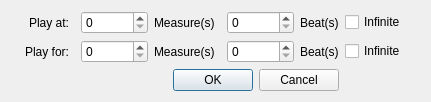
<?xml version="1.0" encoding="UTF-8"?>
<ui version="4.0">
 <class>AutoPilotSettingsDialog</class>
 <widget class="QDialog" name="AutoPilotSettingsDialog">
  <property name="enabled">
   <bool>true</bool>
  </property>
  <property name="geometry">
   <rect>
    <x>0</x>
    <y>0</y>
    <width>431</width>
    <height>97</height>
   </rect>
  </property>
  <property name="sizePolicy">
   <sizepolicy hsizetype="Preferred" vsizetype="Preferred">
    <horstretch>0</horstretch>
    <verstretch>0</verstretch>
   </sizepolicy>
  </property>
  <property name="windowTitle">
   <string>Dialog</string>
  </property>
  <layout class="QGridLayout" name="gridLayout">
   <item row="2" column="1" colspan="7">
    <widget class="QDialogButtonBox" name="buttonBox">
     <property name="orientation">
      <enum>Qt::Horizontal</enum>
     </property>
     <property name="standardButtons">
      <set>QDialogButtonBox::Cancel|QDialogButtonBox::Ok</set>
     </property>
    </widget>
   </item>
   <item row="1" column="3">
    <widget class="QSpinBox" name="playForMeasureSpinBox">
     <property name="maximum">
      <number>999999999</number>
     </property>
    </widget>
   </item>
   <item row="1" column="1">
    <widget class="QLabel" name="playForLabel">
     <property name="text">
      <string>Play for:</string>
     </property>
     <property name="alignment">
      <set>Qt::AlignRight|Qt::AlignTrailing|Qt::AlignVCenter</set>
     </property>
    </widget>
   </item>
   <item row="0" column="7">
    <widget class="QLabel" name="playAtBeatLabel">
     <property name="text">
      <string>Beat(s)</string>
     </property>
    </widget>
   </item>
   <item row="0" column="6">
    <widget class="QSpinBox" name="playAtBeatSpinBox">
     <property name="maximum">
      <number>999999999</number>
     </property>
    </widget>
   </item>
   <item row="0" column="4">
    <widget class="QLabel" name="playAtMeasureLabel">
     <property name="text">
      <string>Measure(s)</string>
     </property>
    </widget>
   </item>
   <item row="0" column="3">
    <widget class="QSpinBox" name="playAtMeasureSpinBox">
     <property name="maximum">
      <number>999999999</number>
     </property>
    </widget>
   </item>
   <item row="0" column="1">
    <widget class="QLabel" name="playAtLabel">
     <property name="text">
      <string>Play at:</string>
     </property>
     <property name="alignment">
      <set>Qt::AlignRight|Qt::AlignTrailing|Qt::AlignVCenter</set>
     </property>
    </widget>
   </item>
   <item row="0" column="0" rowspan="3">
    <spacer name="horizontalSpacer">
     <property name="orientation">
      <enum>Qt::Horizontal</enum>
     </property>
     <property name="sizeHint" stdset="0">
      <size>
       <width>40</width>
       <height>20</height>
      </size>
     </property>
    </spacer>
   </item>
   <item row="0" column="9" rowspan="3">
    <spacer name="horizontalSpacer_2">
     <property name="orientation">
      <enum>Qt::Horizontal</enum>
     </property>
     <property name="sizeHint" stdset="0">
      <size>
       <width>40</width>
       <height>20</height>
      </size>
     </property>
    </spacer>
   </item>
   <item row="1" column="4">
    <widget class="QLabel" name="playForMeasureLabel">
     <property name="text">
      <string>Measure(s)</string>
     </property>
    </widget>
   </item>
   <item row="1" column="6">
    <widget class="QSpinBox" name="playForBeatSpinBox">
     <property name="maximum">
      <number>999999999</number>
     </property>
    </widget>
   </item>
   <item row="1" column="7">
    <widget class="QLabel" name="playForBeatLabel">
     <property name="text">
      <string>Beat(s)</string>
     </property>
    </widget>
   </item>
   <item row="1" column="8">
    <widget class="QCheckBox" name="playForCheckBox">
     <property name="text">
      <string>Infinite</string>
     </property>
    </widget>
   </item>
   <item row="0" column="8">
    <widget class="QCheckBox" name="playAtCheckBox">
     <property name="text">
      <string>Infinite</string>
     </property>
    </widget>
   </item>
  </layout>
 </widget>
 <resources/>
 <connections>
  <connection>
   <sender>buttonBox</sender>
   <signal>accepted()</signal>
   <receiver>AutoPilotSettingsDialog</receiver>
   <slot>accept()</slot>
   <hints>
    <hint type="sourcelabel">
     <x>248</x>
     <y>254</y>
    </hint>
    <hint type="destinationlabel">
     <x>157</x>
     <y>274</y>
    </hint>
   </hints>
  </connection>
  <connection>
   <sender>buttonBox</sender>
   <signal>rejected()</signal>
   <receiver>AutoPilotSettingsDialog</receiver>
   <slot>reject()</slot>
   <hints>
    <hint type="sourcelabel">
     <x>316</x>
     <y>260</y>
    </hint>
    <hint type="destinationlabel">
     <x>286</x>
     <y>274</y>
    </hint>
   </hints>
  </connection>
 </connections>
</ui>
